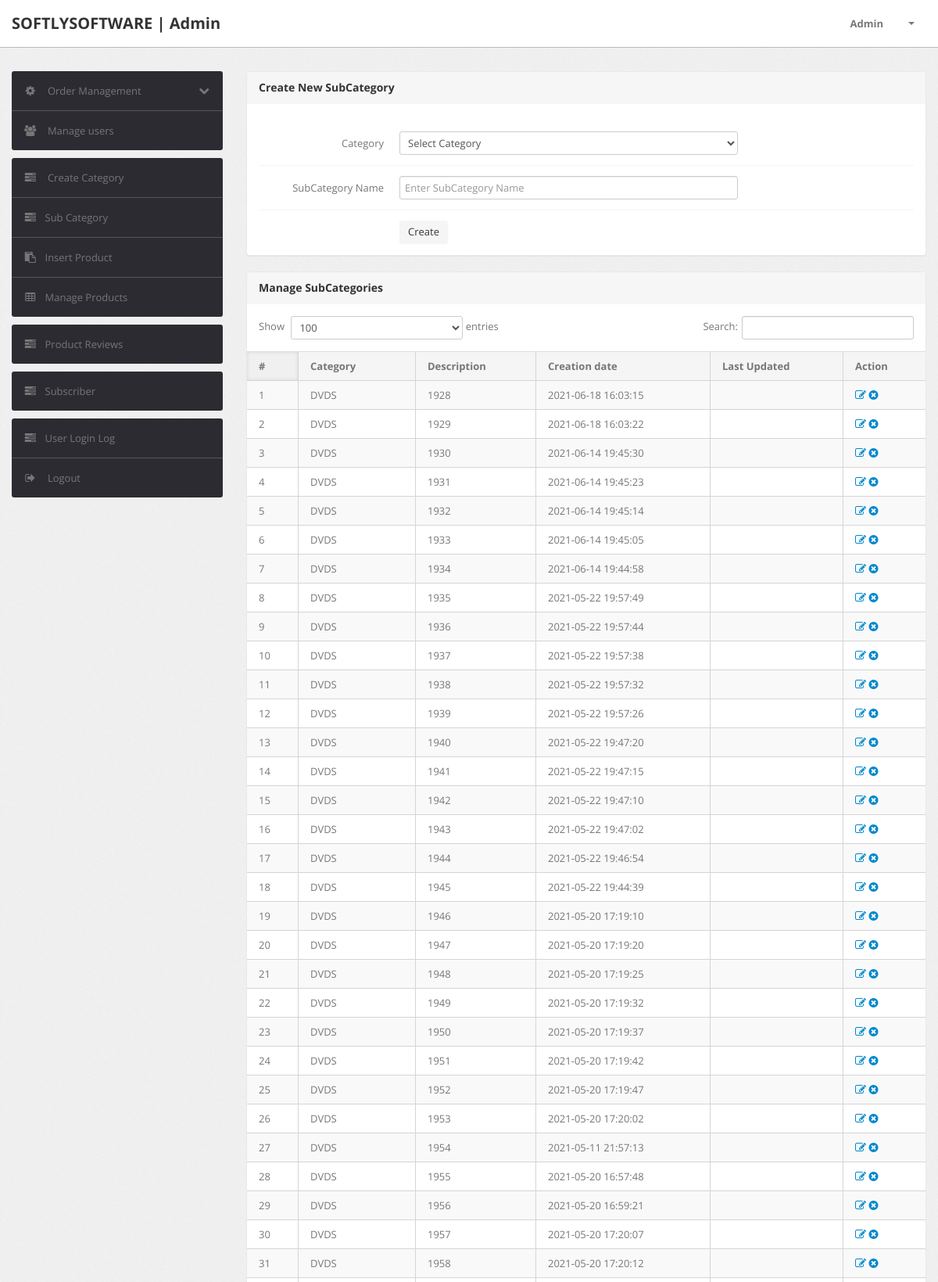
Page /admin/subcategory.php (signed in, upper part) on the committed database.
### tables this page shows
CREATE TABLE `subcategory` (
  `id` int(11) NOT NULL,
  `categoryid` int(11) DEFAULT NULL,
  `subcategory` varchar(255) DEFAULT NULL,
  `creationDate` timestamp NULL DEFAULT current_timestamp(),
  `updationDate` varchar(255) DEFAULT NULL
);

CREATE TABLE `category` (
  `id` int(11) NOT NULL,
  `categoryName` varchar(255) DEFAULT NULL,
  `categoryDescription` longtext DEFAULT NULL,
  `creationDate` timestamp NOT NULL DEFAULT current_timestamp(),
  `updationDate` varchar(255) DEFAULT NULL
);

### admin/subcategory.php (the view, shortened to what this page needs)
<?php
include('include/config.php');
if (strlen($_SESSION['alogin']) == 0) {
	header('location:index.php');
} else {
?>
	<!DOCTYPE html>
	<html lang="en">
	<head>
		<link type="text/css" href="bootstrap/css/bootstrap.min.css" rel="stylesheet">
		<link type="text/css" href="bootstrap/css/bootstrap-responsive.min.css" rel="stylesheet">
		<link type="text/css" href="css/theme.css" rel="stylesheet">
		<link type="text/css" href="images/icons/css/font-awesome.css" rel="stylesheet">
	</head>
	<body>
		<?php include('include/header.php'); ?>
		<div class="wrapper">
			<div class="container">
				<div class="row">
					<?php include('include/sidebar.php'); ?>
					<div class="span9">
						<div class="content">
							<div class="module">
								<div class="module-head">
									<h3>Create New SubCategory</h3>
								</div>
								<div class="module-body">
									<br />
									<form class="form-horizontal row-fluid" name="subcategory" method="post">
										<div class="control-group">
											<label class="control-label" for="basicinput">Category</label>
											<div class="controls">
												<select name="category" class="span8 tip" required>
													<option value="">Select Category</option>
												</select>
											</div>
										</div>
										<div class="control-group">
											<label class="control-label" for="basicinput">SubCategory Name</label>
											<div class="controls">
												<input type="text" placeholder="Enter SubCategory Name" name="subcategory" class="span8 tip" required>
											</div>
										</div>
										<div class="control-group">
											<div class="controls">
												<button type="submit" name="submit" class="btn">Create</button>
											</div>
										</div>
									</form>
								</div>
							</div>
							<div class="module">
								<div class="module-head">
									<h3>Manage SubCategories</h3>
								</div>
								<div class="module-body table">
									<table cellpadding="0" cellspacing="0" border="0" class="datatable-1 table table-bordered table-striped	 display" width="100%">
										<thead>
											<tr>
												<th>#</th>
												<th>Category</th>
												<th>Description</th>
												<th>Creation date</th>
												<th>Last Updated</th>
												<th>Action</th>
											</tr>
										</thead>
										<tbody>
											<?php $query = mysqli_query($con, "select subcategory.id,category.categoryName,subcategory.subcategory,subcategory.creationDate,subcategory.updationDate from subcategory join category on category.id=subcategory.categoryid ORDER BY subcategory ASC");
											$cnt = 1;
											while ($row = mysqli_fetch_array($query)) {
											?>
												<tr>
													<td><?php echo htmlentities($cnt); ?></td>
													<td><?php echo htmlentities($row['categoryName']); ?></td>
													<td><?php echo htmlentities($row['subcategory']); ?></td>
													<td> <?php echo htmlentities($row['creationDate']); ?></td>
													<td><?php echo htmlentities($row['updationDate']); ?></td>
													<td>
														<a href="edit-subcategory.php?id=<?php echo $row['id'] ?>"><i class="icon-edit"></i></a>
														<a href="subcategory.php?id=<?php echo $row['id'] ?>&del=delete" onClick="return confirm('Are you sure you want to delete?')"><i class="icon-remove-sign"></i></a>
													</td>
												</tr>
											<?php $cnt = $cnt + 1;
											} ?>
									</table>
								</div>
							</div>
						</div>
					</div>
				</div>
			</div>
		</div>
	</body>
<?php } ?>

### rows in the picture
subcategory: categoryid.categoryName "DVDS", subcategory "1928", creationDate "2021-06-18 16:03:15"
subcategory: categoryid.categoryName "DVDS", subcategory "1929", creationDate "2021-06-18 16:03:22"
subcategory: categoryid.categoryName "DVDS", subcategory "1930", creationDate "2021-06-14 19:45:30"
subcategory: categoryid.categoryName "DVDS", subcategory "1931", creationDate "2021-06-14 19:45:23"
subcategory: categoryid.categoryName "DVDS", subcategory "1932", creationDate "2021-06-14 19:45:14"
subcategory: categoryid.categoryName "DVDS", subcategory "1933", creationDate "2021-06-14 19:45:05"
subcategory: categoryid.categoryName "DVDS", subcategory "1934", creationDate "2021-06-14 19:44:58"
subcategory: categoryid.categoryName "DVDS", subcategory "1935", creationDate "2021-05-22 19:57:49"
subcategory: categoryid.categoryName "DVDS", subcategory "1936", creationDate "2021-05-22 19:57:44"
subcategory: categoryid.categoryName "DVDS", subcategory "1937", creationDate "2021-05-22 19:57:38"
subcategory: categoryid.categoryName "DVDS", subcategory "1938", creationDate "2021-05-22 19:57:32"
subcategory: categoryid.categoryName "DVDS", subcategory "1939", creationDate "2021-05-22 19:57:26"
subcategory: categoryid.categoryName "DVDS", subcategory "1940", creationDate "2021-05-22 19:47:20"
subcategory: categoryid.categoryName "DVDS", subcategory "1941", creationDate "2021-05-22 19:47:15"
subcategory: categoryid.categoryName "DVDS", subcategory "1942", creationDate "2021-05-22 19:47:10"
subcategory: categoryid.categoryName "DVDS", subcategory "1943", creationDate "2021-05-22 19:47:02"
subcategory: categoryid.categoryName "DVDS", subcategory "1944", creationDate "2021-05-22 19:46:54"
subcategory: categoryid.categoryName "DVDS", subcategory "1945", creationDate "2021-05-22 19:44:39"
subcategory: categoryid.categoryName "DVDS", subcategory "1946", creationDate "2021-05-20 17:19:10"
subcategory: categoryid.categoryName "DVDS", subcategory "1947", creationDate "2021-05-20 17:19:20"
subcategory: categoryid.categoryName "DVDS", subcategory "1948", creationDate "2021-05-20 17:19:25"
subcategory: categoryid.categoryName "DVDS", subcategory "1949", creationDate "2021-05-20 17:19:32"
subcategory: categoryid.categoryName "DVDS", subcategory "1950", creationDate "2021-05-20 17:19:37"
subcategory: categoryid.categoryName "DVDS", subcategory "1951", creationDate "2021-05-20 17:19:42"
subcategory: categoryid.categoryName "DVDS", subcategory "1952", creationDate "2021-05-20 17:19:47"
subcategory: categoryid.categoryName "DVDS", subcategory "1953", creationDate "2021-05-20 17:20:02"
subcategory: categoryid.categoryName "DVDS", subcategory "1954", creationDate "2021-05-11 21:57:13"
subcategory: categoryid.categoryName "DVDS", subcategory "1955", creationDate "2021-05-20 16:57:48"
subcategory: categoryid.categoryName "DVDS", subcategory "1956", creationDate "2021-05-20 16:59:21"
subcategory: categoryid.categoryName "DVDS", subcategory "1957", creationDate "2021-05-20 17:20:07"
subcategory: categoryid.categoryName "DVDS", subcategory "1958", creationDate "2021-05-20 17:20:12"
